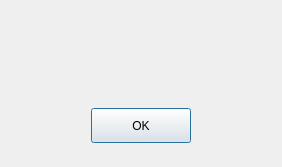
<?xml version="1.0" encoding="UTF-8"?>
<ui version="4.0">
 <class>Dialog</class>
 <widget class="QDialog" name="Dialog">
  <property name="geometry">
   <rect>
    <x>0</x>
    <y>0</y>
    <width>282</width>
    <height>167</height>
   </rect>
  </property>
  <property name="maximumSize">
   <size>
    <width>370</width>
    <height>293</height>
   </size>
  </property>
  <property name="windowTitle">
   <string>Error</string>
  </property>
  <layout class="QVBoxLayout" name="verticalLayout">
   <item>
    <widget class="QFrame" name="frame_2">
     <property name="frameShape">
      <enum>QFrame::NoFrame</enum>
     </property>
     <property name="frameShadow">
      <enum>QFrame::Raised</enum>
     </property>
     <layout class="QHBoxLayout" name="horizontalLayout">
      <property name="spacing">
       <number>0</number>
      </property>
      <property name="leftMargin">
       <number>0</number>
      </property>
      <property name="topMargin">
       <number>0</number>
      </property>
      <property name="rightMargin">
       <number>0</number>
      </property>
      <property name="bottomMargin">
       <number>0</number>
      </property>
      <item>
       <widget class="QLabel" name="errorText">
        <property name="maximumSize">
         <size>
          <width>400</width>
          <height>16777215</height>
         </size>
        </property>
        <property name="styleSheet">
         <string notr="true">font: 95 13pt &quot;Ubuntu Condensed&quot;;</string>
        </property>
        <property name="text">
         <string/>
        </property>
       </widget>
      </item>
     </layout>
    </widget>
   </item>
   <item>
    <widget class="QFrame" name="frame">
     <property name="maximumSize">
      <size>
       <width>16777215</width>
       <height>60</height>
      </size>
     </property>
     <property name="frameShape">
      <enum>QFrame::NoFrame</enum>
     </property>
     <property name="frameShadow">
      <enum>QFrame::Raised</enum>
     </property>
     <layout class="QGridLayout" name="gridLayout_2">
      <property name="leftMargin">
       <number>0</number>
      </property>
      <property name="topMargin">
       <number>0</number>
      </property>
      <property name="rightMargin">
       <number>0</number>
      </property>
      <property name="bottomMargin">
       <number>0</number>
      </property>
      <property name="horizontalSpacing">
       <number>0</number>
      </property>
      <item row="0" column="0">
       <widget class="QPushButton" name="pushButton">
        <property name="minimumSize">
         <size>
          <width>89</width>
          <height>25</height>
         </size>
        </property>
        <property name="maximumSize">
         <size>
          <width>100</width>
          <height>35</height>
         </size>
        </property>
        <property name="text">
         <string>OK</string>
        </property>
       </widget>
      </item>
     </layout>
    </widget>
   </item>
  </layout>
 </widget>
 <resources/>
 <connections/>
</ui>
